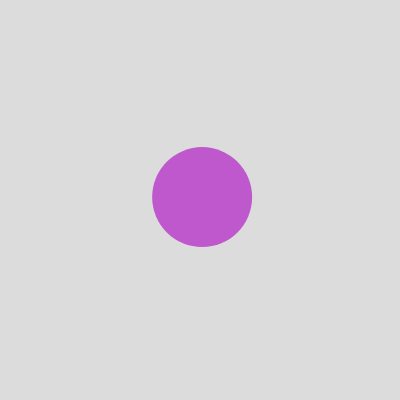
Frame 1 (no input)
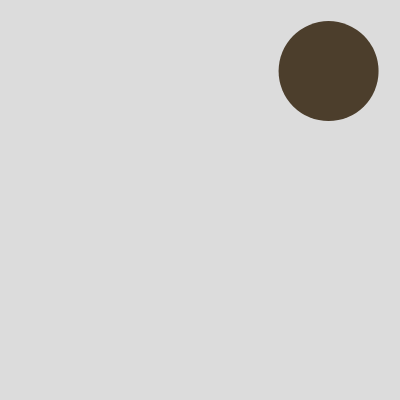
Frame 60 (no input)
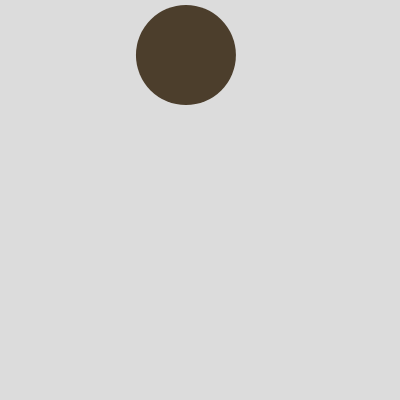
Frame 120 (the mouse pressed at the canvas centre since frame 60)

The p5.js sketch that drew these frames (run headless with seeded random() and noise() and a simulated clock; from frame 60 on, the mouse is pressed at the canvas centre):

// p5.js sketch
// ── sketch.js
let x;
let y;
let dx;
let dy;
let radius = 50;
let r;
let g;
let b;

async function setup() {
  createCanvas(400, 400);
  noStroke();
  x = width/2;
  y = height/2;
  randomizeSpeed();
  randomizeColor();
}

function draw() {
  background(220);
  
  moveCircle();
  bounceOffWall();
  displayCircle();
}

function mousePressed() {
  randomizeSpeed();
}

function randomizeSpeed() {
  dx = random(-5, 5);
  dy = random(-5, 5);
}

function randomizeColor() {
  r = random(0, 255);
  g = random(0, 255);
  b = random(0, 255);
}

function moveCircle() {
  //move circle
  x += dx;
  y += dy;
}

function bounceOffWall() {
  //bounce if required
  if (x > width - radius || x < radius) {
    dx *= -1;
    console.log("left/right bounce" + dx);
    randomizeColor();
  }
  if (y > height - radius || y < radius) {
    dy *= -1;
    console.log("top/bottom bounce");
    randomizeColor();
  }
}

function displayCircle() {
  //display circle
  fill(r, g, b);
  circle(x, y, radius * 2);
}
